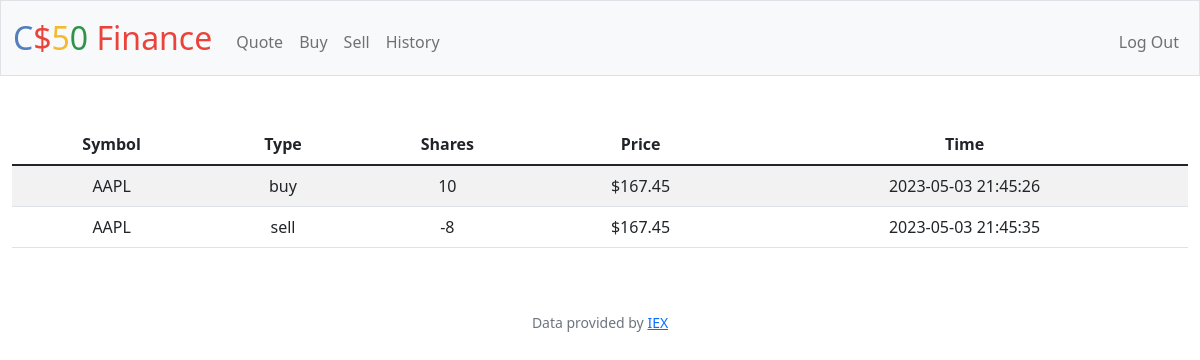
The app's page /history (signed in) with its own data.
### tables this page shows
CREATE TABLE transactions (
    id INTEGER PRIMARY KEY AUTOINCREMENT,
    user_id INTEGER NOT NULL,
    name TEXT NOT NULL,
    shares INTEGER NOT NULL,
    price NUMERIC NO NULL,
    type TEXT NOT NULL,
    symbol TEXT NOT NULL,
    time TIMESTAMP DEFAULT CURRENT_TIMESTAMP,
    FOREIGN KEY(user_id) REFERENCES users(id)
);

### app.py (the view)
@app.route("/history")
@login_required
def history():
    user_id = session["user_id"]
    transactions = db.execute("SELECT type, symbol, price, shares, time FROM transactions WHERE user_id = ?", user_id)
    return render_template("history.html", transactions=transactions)

### app.py (called while the page is built)
@app.after_request
def after_request(response):
    response.headers["Cache-Control"] = "no-cache, no-store, must-revalidate"
    response.headers["Expires"] = 0
    response.headers["Pragma"] = "no-cache"
    return response

### helpers.py (called while the page is built)
def login_required(f):
    @wraps(f)
    def decorated_function(*args, **kwargs):
        if session.get("user_id") is None:
            return redirect("/login")
        return f(*args, **kwargs)
    return decorated_function

### templates/history.html (shortened to what this page needs)
{% extends "index.html" %}
{% block main %}
<table class="table table-striped">
    <thead>
        <tr>
            <th>Symbol</th>
            <th>Type</th>
            <th>Shares</th>
            <th>Price</th>
            <th>Time</th>
        </tr>
    </thead>
    <tbody>
        {% for t in transactions %}
            <tr>
                <td>{{ t["symbol"].upper() }}</td>
                <td>{{ t["type"] }}</td>
                <td>{{ t["shares"] }}</td>
                <td>${{ '%0.2f'|format(t["price"]) }}</td>
                <td>{{ t["time"] }}</td>
            </tr>
        {% endfor %}
    </tbody>
</table>
{% endblock %}

### records on screen
transactions: symbol "AAPL", type "buy", shares "10", price "167.45", time "2023-05-03 21:45:26"
transactions: symbol "AAPL", type "sell", shares "-8", price "167.45", time "2023-05-03 21:45:35"
